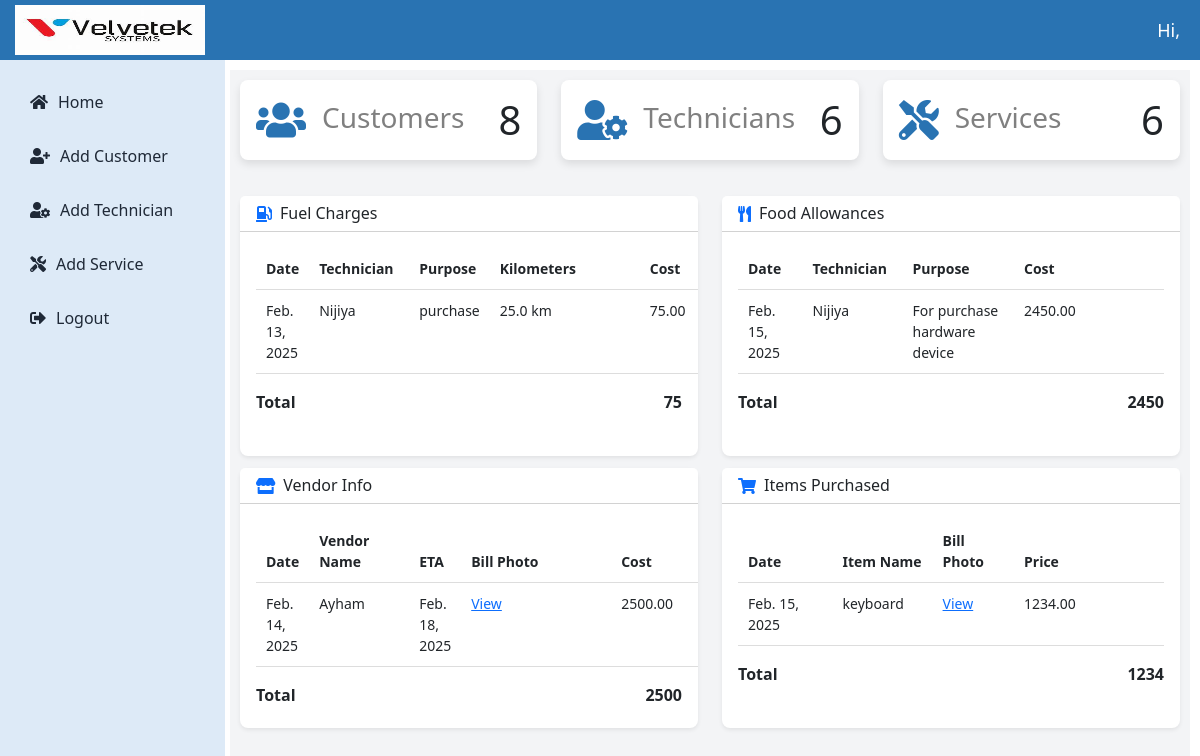
/velvetekapp/extra_work_admin/25/, run on the app's committed database.
### technicianapp/models.py (models this page shows)
class FuelCharge(models.Model):
    technician_name = models.CharField(max_length=100)
    date = models.DateField()
    purpose = models.TextField()
    kilometers = models.FloatField()
    cost = models.DecimalField(max_digits=10, decimal_places=2,default=0)
    apply = models.ForeignKey(Apply, on_delete=models.CASCADE,related_name='fuel_charges', blank=True,null=True)
    customer_name = models.CharField(max_length=225)
    issue = models.TextField()

class FoodAllowance(models.Model):
    technician_name = models.CharField(max_length=100)
    date = models.DateField()
    purpose = models.TextField()
    cost = models.DecimalField(max_digits=10, decimal_places=2)
    apply = models.ForeignKey(Apply, on_delete=models.CASCADE,related_name='food_allowances',blank=True,null=True)
    customer_name = models.CharField(max_length=225)
    issue = models.TextField()

class VendorInfo(models.Model):
    date = models.DateField()
    vendor_name = models.CharField(max_length=200)
    vendor_bill_photo = models.ImageField(upload_to='vendorinfo')
    vendor_eta = models.DateField()
    vendor_cost = models.DecimalField(max_digits=10, decimal_places=2)
    apply = models.ForeignKey(Apply, on_delete=models.CASCADE,related_name='vendors',blank=True,null=True)
    customer_name = models.CharField(max_length=225)
    issue = models.TextField()

class ItemPurchased(models.Model):
    date = models.DateField()
    item_name = models.CharField(max_length=200)
    price = models.DecimalField(max_digits=10, decimal_places=2)
    bill_photo = models.ImageField(upload_to='itempurchased')
    apply = models.ForeignKey(Apply, on_delete=models.CASCADE,related_name='itempurchased',blank=True,null=True)
    customer_name = models.CharField(max_length=225)
    issue = models.TextField()

### velvetekapp/views.py (the view)
# urls.py: path('extra_work_admin/<int:service_id>/', views.extra_work_admin, name='extra_work_admin'),
def extra_work_admin(request, service_id):
    customer_count = Customer.objects.count()
    total_services = Apply.objects.count()
    technician_count = CustomUser.objects.filter(role='technician').count()
    try:
        apply_instance = Apply.objects.get(id=service_id)
    except Apply.DoesNotExist:
        messages.error(request, "Apply instance not found.")
        return redirect('apply_list')
    fuel_charges = FuelCharge.objects.filter(apply=apply_instance)
    food_allowances = FoodAllowance.objects.filter(apply=apply_instance)
    items_purchased = ItemPurchased.objects.filter(apply=apply_instance)
    vendors_info = VendorInfo.objects.filter(apply=apply_instance)
    current_status_entries = CurrentStatus.objects.filter(apply=apply_instance)
    cards = []
    if fuel_charges:
        cards.append("fuel")
    if food_allowances:
        cards.append("food")
    if vendors_info:
        cards.append("vendors")
    if items_purchased:
        cards.append("items")
    context = {
        'customer_count': customer_count,
        'total_services': total_services,
        'technician_count': technician_count,
        'apply_instance': apply_instance,
        'fuel_charges': fuel_charges,
        'food_allowances': food_allowances,
        'items_purchased': items_purchased,
        'vendors_info': vendors_info,
        'current_status_entries': current_status_entries,
        'fuel_total': fuel_charges.aggregate(total=Sum('cost'))['total'] or 0,
        'food_total': food_allowances.aggregate(total=Sum('cost'))['total'] or 0,
        'items_total': items_purchased.aggregate(total=Sum('price'))['total'] or 0,
        'vendor_total': vendors_info.aggregate(total=Sum('vendor_cost'))['total'] or 0,
        "cards": cards,
    }
    return render(request, 'additional_charges.html', context)

### templates/additional_charges.html (shortened to what this page needs)
{% extends 'admin_dashboard.html' %}
{% block content %}
<div class="container mt-4">
    <div class="row">
        <div class="col-md-6 mb-3">
            <div class="card shadow-sm fixed-card">
                <div class="card-header bg-white">
                    <div class="d-flex align-items-center">
                        <i class="fas fa-gas-pump me-2 text-primary"></i>
                        <h6 class="mb-0">Fuel Charges</h6>
                    </div>
                </div>
                <div class="card-body scrollable-card">
                    <table class="table table-sm">
                        <thead>
                            <tr>
                                <th>Date</th>
                                <th>Technician</th>
                                <th>Purpose</th>
                                <th>Kilometers</th>
                                <th>Cost</th>
                            </tr>
                        </thead>
                        <tbody>
                            {% for charge in fuel_charges %}
                            <tr>
                                <td>{{ charge.date }}</td>
                                <td>{{ charge.technician_name }}</td>
                                <td>{{ charge.purpose }}</td>
                                <td>{{ charge.kilometers }} km</td>
                                <td>{{ charge.cost }}</td>
                            </tr>
                            {% endfor %}
                        </tbody>
                    </table>
                    <div class="fw-bold d-flex justify-content-between">
                        <span>Total</span>
                        <span>{{ fuel_total }}</span>
                    </div>
                </div>
            </div>
        </div>
        <div class="col-md-6 mb-3">
            <div class="card shadow-sm fixed-card">
                <div class="card-header bg-white">
                    <div class="d-flex align-items-center">
                        <i class="fas fa-utensils me-2 text-primary"></i>
                        <h6 class="mb-0">Food Allowances</h6>
                    </div>
                </div>
                <div class="card-body scrollable-card">
                    <table class="table table-sm">
                        <thead>
                            <tr>
                                <th>Date</th>
                                <th>Technician</th>
                                <th>Purpose</th>
                                <th>Cost</th>
                            </tr>
                        </thead>
                        <tbody>
                            {% for allowance in food_allowances %}
                            <tr>
                                <td>{{ allowance.date }}</td>
                                <td>{{ allowance.technician_name }}</td>
                                <td>{{ allowance.purpose }}</td>
                                <td>{{ allowance.cost }}</td>
                            </tr>
                            {% endfor %}
                        </tbody>
                    </table>
                    <div class="fw-bold d-flex justify-content-between">
                        <span>Total</span>
                        <span>{{ food_total }}</span>
                    </div>
                </div>
            </div>
        </div>
        <div class="col-md-6 mb-3">
            <div class="card shadow-sm fixed-card">
                <div class="card-header bg-white">
                    <div class="d-flex align-items-center">
                        <i class="fas fa-store me-2 text-primary"></i>
                        <h6 class="mb-0">Vendor Info</h6>
                    </div>
                </div>
                <div class="card-body scrollable-card">
                    <table class="table table-sm">
                        <thead>
                            <tr>
                                <th>Date</th>
                                <th>Vendor Name</th>
                                <th>ETA</th>
                                <th>Bill Photo</th>
                                <th>Cost</th>
                            </tr>
                        </thead>
                        <tbody>
                            {% for vendor in vendors_info %}
                            <tr>
                                <td>{{ vendor.date }}</td>
                                <td>{{ vendor.vendor_name }}</td>
                                <td>{{ vendor.vendor_eta }}</td>
                                <td>
                                    {% if vendor.vendor_bill_photo %}
                                        <a href="{{ vendor.vendor_bill_photo.url }}">View</a>
                                    {% endif %}
                                </td>
                                <td>{{ vendor.vendor_cost }}</td>
                            </tr>
                            {% endfor %}
                        </tbody>
                    </table>
                    <div class="fw-bold d-flex justify-content-between">
                        <span>Total</span>
                        <span>{{ vendor_total }}</span>
                    </div>
                </div>
            </div>
        </div>
        <div class="col-md-6 mb-3">
            <div class="card shadow-sm fixed-card">
                <div class="card-header bg-white">
                    <div class="d-flex align-items-center">
                        <i class="fas fa-shopping-cart me-2 text-primary"></i>
                        <h6 class="mb-0">Items Purchased</h6>
                    </div>
                </div>
                <div class="card-body scrollable-card">
                    <table class="table table-sm">
                        <thead>
                            <tr>
                                <th>Date</th>
                                <th>Item Name</th>
                                <th>Bill Photo</th>
                                <th>Price</th>
                            </tr>
                        </thead>
                        <tbody>
                            {% for item in items_purchased %}
                            <tr>
                                <td>{{ item.date }}</td>
                                <td>{{ item.item_name }}</td>
                                <td>
                                    {% if item.bill_photo %}
                                        <a href="{{ item.bill_photo.url }}">View</a>
                                    {% endif %}
                                </td>
                                <td>{{ item.price }}</td>
                            </tr>
                            {% endfor %}
                        </tbody>
                    </table>
                    <div class="fw-bold d-flex justify-content-between">
                        <span>Total</span>
                        <span>{{ items_total }}</span>
                    </div>
                </div>
            </div>
        </div>
    </div>
</div>
<link rel="stylesheet" href="https://cdnjs.cloudflare.com/ajax/libs/font-awesome/5.15.4/css/all.min.css">
{% endblock %}

### static/assets/css/admin_dashboard.css (style rules this page uses)
:root { --primary-color: #2973B2; --secondary-color: #F3F4F6; --accent-color: #441172; --text-color: #1F2937; --white: #ffffff; --sidebar-color: #DDEAF7; }
.card { border: none; border-radius: 8px; box-shadow: 0 4px 8px rgba(0, 0, 0, 0.1); transition: transform 0.2s ease, box-shadow 0.2s ease; }
.table { width: 100%; word-wrap: break-word; white-space: normal; table-layout: auto; border-collapse: collapse; }
.table th:nth-child(2), .table td:nth-child(2) { min-width: 100px !important; max-width: 150px !important; }
.table th:nth-child(4), .table td:nth-child(4) { min-width: 150px !important; max-width: 200px !important; }
.table th:nth-child(5), .table td:nth-child(5) { min-width: 150px !important; max-width: 150px !important; }
.table th, .table td { padding: 10px !important; text-align: left !important; border-bottom: 1px solid #ddd !important; border-right: none !important; border-left: none !important; }

### templates/additional_charges.html (style rules this page uses)
.fixed-card { height: 260px; }
.scrollable-card { overflow-y: auto; }
.table-sm { font-size: 0.875rem; }
.mb-3 { margin-bottom: 12px !important; }

### data on the page
FuelCharge: date "Feb. 13, 2025", technician_name "Nijiya", purpose "purchase", kilometers "25.0", cost "75.00"
FoodAllowance: date "Feb. 15, 2025", technician_name "Nijiya", purpose "For purchase hardware device", cost "2450.00"
VendorInfo: date "Feb. 14, 2025", vendor_name "Ayham", vendor_eta "Feb. 18, 2025", vendor_cost "2500.00"
ItemPurchased: date "Feb. 15, 2025", item_name "keyboard", price "1234.00"

### other printed values
{{ customer_count }} "8"
{{ technician_count }} "6"
{{ total_services }} "6"
{{ fuel_total }} "75"
{{ food_total }} "2450"
{{ vendor_total }} "2500"
{{ items_total }} "1234"
